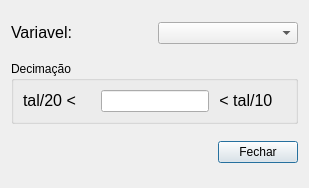
<?xml version="1.0" encoding="UTF-8"?>
<ui version="4.0">
 <class>DialogDecimacao</class>
 <widget class="QDialog" name="DialogDecimacao">
  <property name="geometry">
   <rect>
    <x>0</x>
    <y>0</y>
    <width>309</width>
    <height>188</height>
   </rect>
  </property>
  <property name="windowTitle">
   <string>Dialog</string>
  </property>
  <layout class="QVBoxLayout" name="verticalLayout">
   <item>
    <layout class="QHBoxLayout" name="horizontalLayout_3">
     <item>
      <widget class="QLabel" name="label">
       <property name="text">
        <string>&lt;!DOCTYPE HTML PUBLIC &quot;-//W3C//DTD HTML 4.0//EN&quot; &quot;http://www.w3.org/TR/REC-html40/strict.dtd&quot;&gt;
&lt;html&gt;&lt;head&gt;&lt;meta name=&quot;qrichtext&quot; content=&quot;1&quot; /&gt;&lt;style type=&quot;text/css&quot;&gt;
p, li { white-space: pre-wrap; }
&lt;/style&gt;&lt;/head&gt;&lt;body style=&quot; font-family:'MS Shell Dlg 2'; font-size:8.25pt; font-weight:400; font-style:normal;&quot;&gt;
&lt;p style=&quot; margin-top:0px; margin-bottom:0px; margin-left:0px; margin-right:0px; -qt-block-indent:0; text-indent:0px;&quot;&gt;&lt;span style=&quot; font-size:12pt;&quot;&gt;Variavel:&lt;/span&gt;&lt;/p&gt;&lt;/body&gt;&lt;/html&gt;</string>
       </property>
      </widget>
     </item>
     <item>
      <widget class="QComboBox" name="comboBox">
       <property name="sizePolicy">
        <sizepolicy hsizetype="Minimum" vsizetype="Fixed">
         <horstretch>0</horstretch>
         <verstretch>0</verstretch>
        </sizepolicy>
       </property>
      </widget>
     </item>
    </layout>
   </item>
   <item>
    <widget class="QGroupBox" name="groupBox">
     <property name="sizePolicy">
      <sizepolicy hsizetype="Expanding" vsizetype="Fixed">
       <horstretch>0</horstretch>
       <verstretch>0</verstretch>
      </sizepolicy>
     </property>
     <property name="title">
      <string>Decimação</string>
     </property>
     <layout class="QHBoxLayout" name="horizontalLayout_4">
      <item>
       <widget class="QLabel" name="labelTal20">
        <property name="sizePolicy">
         <sizepolicy hsizetype="Expanding" vsizetype="Fixed">
          <horstretch>0</horstretch>
          <verstretch>0</verstretch>
         </sizepolicy>
        </property>
        <property name="text">
         <string>&lt;!DOCTYPE HTML PUBLIC &quot;-//W3C//DTD HTML 4.0//EN&quot; &quot;http://www.w3.org/TR/REC-html40/strict.dtd&quot;&gt;
&lt;html&gt;&lt;head&gt;&lt;meta name=&quot;qrichtext&quot; content=&quot;1&quot; /&gt;&lt;style type=&quot;text/css&quot;&gt;
p, li { white-space: pre-wrap; }
&lt;/style&gt;&lt;/head&gt;&lt;body style=&quot; font-family:'MS Shell Dlg 2'; font-size:8.25pt; font-weight:400; font-style:normal;&quot;&gt;
&lt;p style=&quot; margin-top:0px; margin-bottom:0px; margin-left:0px; margin-right:0px; -qt-block-indent:0; text-indent:0px;&quot;&gt;&lt;span style=&quot; font-size:12pt;&quot;&gt;tal/20 &amp;lt; &lt;/span&gt;&lt;/p&gt;&lt;/body&gt;&lt;/html&gt;</string>
        </property>
       </widget>
      </item>
      <item>
       <widget class="QLineEdit" name="lineEditDelta">
        <property name="sizePolicy">
         <sizepolicy hsizetype="Expanding" vsizetype="Fixed">
          <horstretch>0</horstretch>
          <verstretch>0</verstretch>
         </sizepolicy>
        </property>
        <property name="whatsThis">
         <string>Valor de Decimação de cada Saida</string>
        </property>
       </widget>
      </item>
      <item>
       <widget class="QLabel" name="labelTal10">
        <property name="sizePolicy">
         <sizepolicy hsizetype="Expanding" vsizetype="Fixed">
          <horstretch>0</horstretch>
          <verstretch>0</verstretch>
         </sizepolicy>
        </property>
        <property name="text">
         <string>&lt;!DOCTYPE HTML PUBLIC &quot;-//W3C//DTD HTML 4.0//EN&quot; &quot;http://www.w3.org/TR/REC-html40/strict.dtd&quot;&gt;
&lt;html&gt;&lt;head&gt;&lt;meta name=&quot;qrichtext&quot; content=&quot;1&quot; /&gt;&lt;style type=&quot;text/css&quot;&gt;
p, li { white-space: pre-wrap; }
&lt;/style&gt;&lt;/head&gt;&lt;body style=&quot; font-family:'MS Shell Dlg 2'; font-size:8.25pt; font-weight:400; font-style:normal;&quot;&gt;
&lt;p style=&quot; margin-top:0px; margin-bottom:0px; margin-left:0px; margin-right:0px; -qt-block-indent:0; text-indent:0px;&quot;&gt;&lt;span style=&quot; font-size:12pt;&quot;&gt; &amp;lt; tal/10&lt;/span&gt;&lt;/p&gt;&lt;/body&gt;&lt;/html&gt;</string>
        </property>
       </widget>
      </item>
     </layout>
    </widget>
   </item>
   <item>
    <layout class="QHBoxLayout" name="_2">
     <property name="spacing">
      <number>6</number>
     </property>
     <item>
      <spacer name="horizontalSpacer">
       <property name="orientation">
        <enum>Qt::Horizontal</enum>
       </property>
       <property name="sizeType">
        <enum>QSizePolicy::Expanding</enum>
       </property>
       <property name="sizeHint" stdset="0">
        <size>
         <width>20</width>
         <height>20</height>
        </size>
       </property>
      </spacer>
     </item>
     <item>
      <widget class="QPushButton" name="pushButton">
       <property name="sizePolicy">
        <sizepolicy hsizetype="Minimum" vsizetype="Fixed">
         <horstretch>0</horstretch>
         <verstretch>0</verstretch>
        </sizepolicy>
       </property>
       <property name="text">
        <string>Fechar</string>
       </property>
      </widget>
     </item>
    </layout>
   </item>
  </layout>
 </widget>
 <resources/>
 <connections>
  <connection>
   <sender>pushButton</sender>
   <signal>clicked()</signal>
   <receiver>DialogDecimacao</receiver>
   <slot>accept()</slot>
   <hints>
    <hint type="sourcelabel">
     <x>176</x>
     <y>135</y>
    </hint>
    <hint type="destinationlabel">
     <x>213</x>
     <y>121</y>
    </hint>
   </hints>
  </connection>
 </connections>
</ui>
